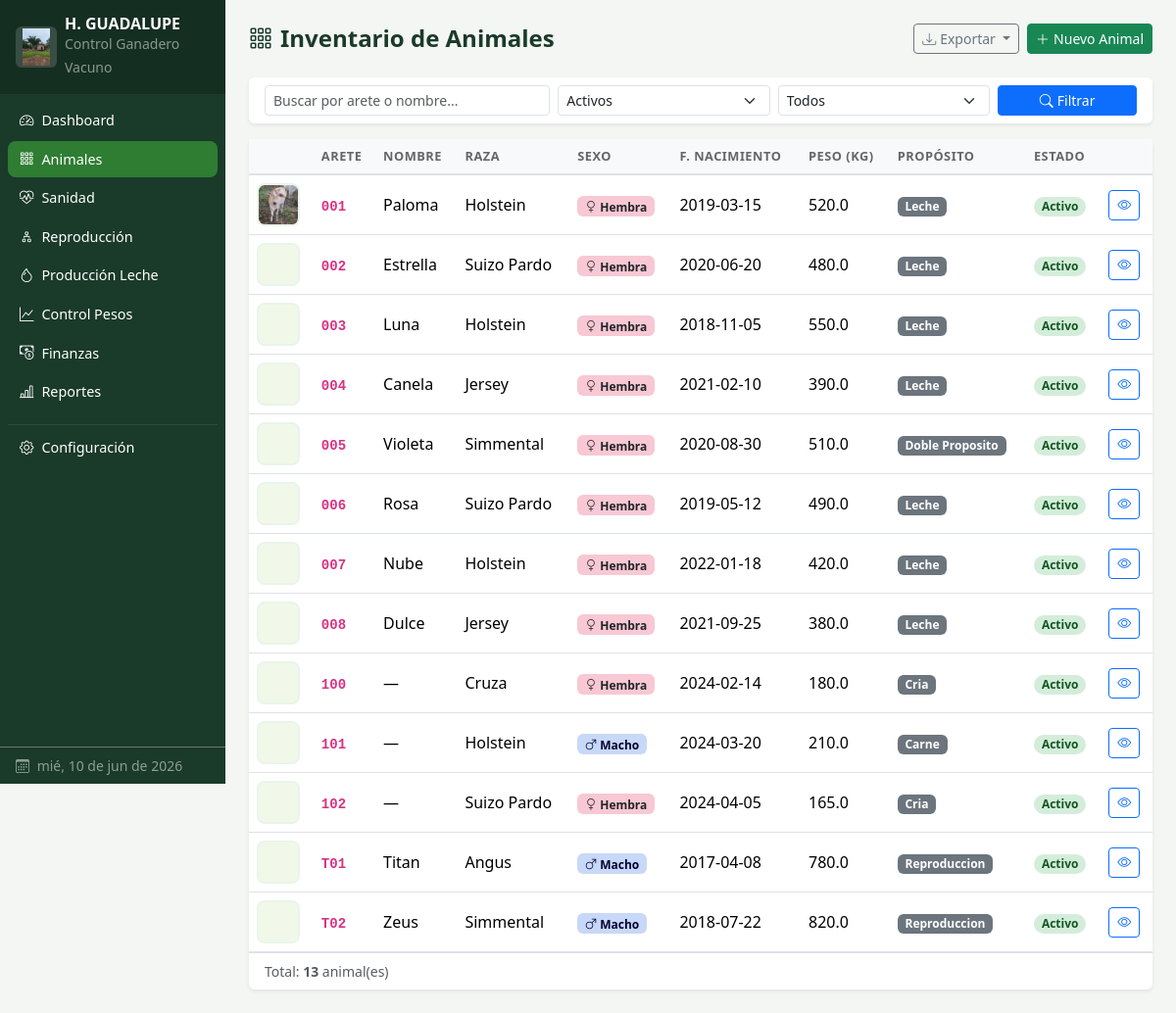
The app's page /animales with its own data.
### tables this page shows
CREATE TABLE configuracion (
            clave TEXT PRIMARY KEY,
            valor TEXT DEFAULT ''
        );

CREATE TABLE animales (
            id INTEGER PRIMARY KEY AUTOINCREMENT,
            arete TEXT UNIQUE NOT NULL,
            nombre TEXT,
            raza TEXT NOT NULL,
            sexo TEXT NOT NULL,
            fecha_nacimiento DATE,
            peso_actual REAL,
            madre_id INTEGER,
            padre_arete TEXT,
            estado TEXT DEFAULT 'activo',
            proposito TEXT DEFAULT 'doble_proposito',
            observaciones TEXT,
            fecha_ingreso DATE DEFAULT (date('now')), foto TEXT,
            FOREIGN KEY (madre_id) REFERENCES animales(id)
        );

### app.py (the view)
@app.route('/animales')
def animales():
    conn = get_db()
    filtro_estado = request.args.get('estado', 'activo')
    filtro_sexo = request.args.get('sexo', '')
    buscar = request.args.get('q', '')
    query = "SELECT * FROM animales WHERE estado=?"
    params = [filtro_estado]
    if filtro_sexo:
        query += " AND sexo=?"
        params.append(filtro_sexo)
    if buscar:
        query += " AND (arete LIKE ? OR nombre LIKE ?)"
        params += [f'%{buscar}%', f'%{buscar}%']
    query += " ORDER BY arete"
    lista = conn.execute(query, params).fetchall()
    madres = conn.execute("SELECT id, arete, nombre FROM animales WHERE sexo='hembra'").fetchall()
    conn.close()
    return render_template('animales.html', animales=lista, madres=madres,
                           filtro_estado=filtro_estado, filtro_sexo=filtro_sexo, buscar=buscar)

### app.py (called while the page is built)
def get_db():
    conn = sqlite3.connect(DATABASE)
    conn.row_factory = sqlite3.Row
    return conn

def get_config():
    try:
        conn = get_db()
        cfg = {r['clave']: r['valor']
               for r in conn.execute("SELECT clave, valor FROM configuracion").fetchall()}
        conn.close()
        return cfg
    except Exception:
        return {}

@app.context_processor
def inject_config():
    return {'cfg': get_config()}

### templates/animales.html (shortened to what this page needs)
{% extends 'base.html' %}
{% block content %}
<div class="page-header">
  <h4><i class="bi bi-grid-3x3-gap me-2"></i>Inventario de Animales</h4>
  <div class="d-flex gap-2">
    <div class="btn-group">
      <button type="button" class="btn btn-outline-secondary btn-sm dropdown-toggle" data-bs-toggle="dropdown">
        <i class="bi bi-download me-1"></i>Exportar
      </button>
    </div>
    <button class="btn btn-success btn-sm" data-bs-toggle="modal" data-bs-target="#modalNuevo">
      <i class="bi bi-plus-lg me-1"></i>Nuevo Animal
    </button>
  </div>
</div>
<div class="card border-0 shadow-sm mb-3">
  <div class="card-body py-2">
    <form method="get" class="row g-2 align-items-end">
      <div class="col-sm-4">
        <input type="text" name="q" class="form-control form-control-sm" placeholder="Buscar por arete o nombre..." value="{{ buscar }}">
      </div>
      <div class="col-sm-3">
        <select name="estado" class="form-select form-select-sm">
          <option value="activo" {% if filtro_estado=='activo' %}selected{% endif %}>Activos</option>
        </select>
      </div>
      <div class="col-sm-3">
        <select name="sexo" class="form-select form-select-sm">
          <option value="">Todos</option>
        </select>
      </div>
      <div class="col-sm-2">
        <button type="submit" class="btn btn-sm btn-primary w-100">
          <i class="bi bi-search me-1"></i>Filtrar
        </button>
      </div>
    </form>
  </div>
</div>
<div class="card border-0 shadow-sm">
  <div class="card-body p-0">
    <div class="table-responsive">
      <table class="table table-hover align-middle mb-0">
        <thead>
          <tr>
            <th></th>
            <th>Arete</th>
            <th>Nombre</th>
            <th>Raza</th>
            <th>Sexo</th>
            <th>F. Nacimiento</th>
            <th>Peso (kg)</th>
            <th>Propósito</th>
            <th>Estado</th>
            <th></th>
          </tr>
        </thead>
        <tbody>
          {% for a in animales %}
          <tr>
            <td class="ps-2">
              {% if a['foto'] %}
                <img src="{{ url_for('static', filename='uploads/' + a['foto']) }}"
                     alt="Foto" class="animal-thumb">
              {% else %}
                <div class="animal-thumb-placeholder">
                </div>
              {% endif %}
            </td>
            <td><code class="fw-bold">{{ a['arete'] }}</code></td>
            <td>{{ a['nombre'] or '—' }}</td>
            <td>{{ a['raza'] }}</td>
            <td>
              {% if a['sexo'] == 'hembra' %}
                <span class="badge bg-pink text-dark" style="background:#f8c8d4!important">
                  <i class="bi bi-gender-female"></i> Hembra
                </span>
              {% else %}
                <span class="badge" style="background:#c8d8f8;color:#003">
                  <i class="bi bi-gender-male"></i> Macho
                </span>
              {% endif %}
            </td>
            <td>{{ a['fecha_nacimiento'] or '—' }}</td>
            <td>{{ "%.1f"|format(a['peso_actual']) if a['peso_actual'] else '—' }}</td>
            <td><span class="badge bg-secondary">{{ a['proposito']|replace('_',' ')|title }}</span></td>
            <td>
              <span class="badge badge-{{ a['estado'] }} px-2 py-1 rounded-pill">
                {{ a['estado']|title }}
              </span>
            </td>
            <td>
              <a href="{{ url_for('detalle_animal', animal_id=a['id']) }}"
                 class="btn btn-sm btn-outline-primary">
                <i class="bi bi-eye"></i>
              </a>
            </td>
          </tr>
          {% else %}
          <tr>
            <td colspan="9" class="text-center text-muted py-4">
              No se encontraron animales con los filtros aplicados.
            </td>
          </tr>
          {% endfor %}
        </tbody>
      </table>
    </div>
    <div class="px-3 py-2 text-muted small border-top">
      Total: <strong>{{ animales | length }}</strong> animal(es)
    </div>
  </div>
</div>
{% endblock %}

### templates/base.html (shortened to what this page needs)
<!DOCTYPE html>
<html lang="es">
<head>
  <link rel="stylesheet" href="https://cdn.jsdelivr.net/npm/bootstrap@5.3.3/dist/css/bootstrap.min.css">
  <link rel="stylesheet" href="https://cdn.jsdelivr.net/npm/bootstrap-icons@1.11.3/font/bootstrap-icons.css">
  <link rel="stylesheet" href="{{ url_for('static', filename='css/style.css') }}">
</head>
<body>
<nav id="sidebar" class="d-flex flex-column bg-sidebar text-white p-0">
  <div class="sidebar-brand d-flex align-items-center px-3 py-3">
    {% if cfg.get('logo_archivo') %}
      <img src="{{ url_for('static', filename='uploads/' + cfg.get('logo_archivo')) }}"
           alt="Logo" class="sidebar-logo me-2">
    {% else %}
      <i class="bi bi-cow fs-3 me-2 flex-shrink-0"></i>
    {% endif %}
    <div style="min-width:0">
      <div class="fw-bold lh-1 text-truncate" style="max-width:155px"
           title="{{ cfg.get('nombre_hacienda','Mi Rancho') }}">
        {{ cfg.get('nombre_hacienda', 'Mi Rancho') }}
      </div>
      <small class="text-white-50">Control Ganadero Vacuno</small>
    </div>
  </div>
  <ul class="nav flex-column px-2 mt-2 flex-grow-1">
    <li class="nav-item">
      <a href="{{ url_for('dashboard') }}"
         class="nav-link text-white {% if request.endpoint=='dashboard' %}active{% endif %}">
        <i class="bi bi-speedometer2 me-2"></i>Dashboard
      </a>
    </li>
    <li class="nav-item">
      <a href="{{ url_for('animales') }}"
         class="nav-link text-white {% if request.endpoint in ['animales','detalle_animal'] %}active{% endif %}">
        <i class="bi bi-grid-3x3-gap me-2"></i>Animales
      </a>
    </li>
    <li class="nav-item">
      <a href="{{ url_for('salud') }}"
         class="nav-link text-white {% if request.endpoint=='salud' %}active{% endif %}">
        <i class="bi bi-heart-pulse me-2"></i>Sanidad
      </a>
    </li>
    <li class="nav-item">
      <a href="{{ url_for('reproduccion') }}"
         class="nav-link text-white {% if request.endpoint=='reproduccion' %}active{% endif %}">
        <i class="bi bi-diagram-2 me-2"></i>Reproducción
      </a>
    </li>
    <li class="nav-item">
      <a href="{{ url_for('produccion') }}"
         class="nav-link text-white {% if request.endpoint=='produccion' %}active{% endif %}">
        <i class="bi bi-droplet me-2"></i>Producción Leche
      </a>
    </li>
    <li class="nav-item">
      <a href="{{ url_for('pesos') }}"
         class="nav-link text-white {% if request.endpoint=='pesos' %}active{% endif %}">
        <i class="bi bi-graph-up me-2"></i>Control Pesos
      </a>
    </li>
    <li class="nav-item">
      <a href="{{ url_for('finanzas') }}"
         class="nav-link text-white {% if request.endpoint=='finanzas' %}active{% endif %}">
        <i class="bi bi-cash-coin me-2"></i>Finanzas
      </a>
    </li>
    <li class="nav-item">
      <a href="{{ url_for('reportes') }}"
         class="nav-link text-white {% if request.endpoint=='reportes' %}active{% endif %}">
        <i class="bi bi-bar-chart-line me-2"></i>Reportes
      </a>
    </li>
    <li class="nav-item mt-2">
      <hr class="border-secondary my-1">
    </li>
    <li class="nav-item">
      <a href="{{ url_for('configuracion') }}"
         class="nav-link text-white {% if request.endpoint=='configuracion' %}active{% endif %}">
        <i class="bi bi-gear me-2"></i>Configuración
      </a>
    </li>
  </ul>
  <div class="px-3 py-2 text-white-50 small border-top border-secondary">
    <i class="bi bi-calendar3 me-1"></i>
    <span id="fecha-hoy"></span>
  </div>
</nav>
<div id="main-content">
  <div class="content-wrapper p-3 p-md-4">
    {% block content %}{% endblock %}
  </div>
</div>
</body>
</html>

### static/css/style.css (style rules this page uses)
:root { --sidebar-width: 230px; --sidebar-bg: #1a3a2a; --accent: #2e7d32; --accent-light: #4caf50; }
body { display: flex; min-height: 100vh; background: #f4f6f4; font-family: 'Segoe UI', system-ui, sans-serif; }
#sidebar { width: var(--sidebar-width); min-height: 100vh; background: var(--sidebar-bg); position: fixed; top: 0; left: 0; z-index: 1000; transition: transform .25s ease; }
.sidebar-brand { background: rgba(0,0,0,.2); }
#sidebar .nav-link { border-radius: 8px; padding: .5rem .75rem; margin-bottom: 2px; font-size: .9rem; transition: background .15s; }
#sidebar .nav-link:hover, #sidebar .nav-link.active { background: var(--accent); }
#main-content { margin-left: var(--sidebar-width); flex: 1; min-width: 0; }
.content-wrapper { max-width: 1400px; }
.table th { background: #f8f9fa; font-size: .8rem; text-transform: uppercase; letter-spacing: .04em; color: #666; border-bottom: 2px solid #dee2e6; }
.badge-activo { background: #d4edda; color: #155724; }
.page-header { display: flex; align-items: center; justify-content: space-between; margin-bottom: 1.5rem; flex-wrap: wrap; gap: .5rem; }
.page-header h4 { margin: 0; font-weight: 700; color: #1a3a2a; }
.animal-thumb { width: 44px; height: 44px; object-fit: cover; border-radius: 8px; border: 2px solid #e8f5e9; vertical-align: middle; }
.animal-thumb-placeholder { width: 44px; height: 44px; border-radius: 8px; background: #f1f8e9; display: inline-flex; align-items: center; justify-content: center; color: #aaa; font-size: 1.2rem; vertical-align: middle; border: 2px solid #e8f5e9; }
.sidebar-logo { width: 42px; height: 42px; object-fit: contain; flex-shrink: 0; border-radius: 6px; background: rgba(255,255,255,.15); padding: 2px; }

### records on screen
configuracion: valor (picture)
configuracion: get "H. GUADALUPE"
animales: foto (picture), arete "001", nombre "Paloma", raza "Holstein", sexo "hembra" (drawn), fecha_nacimiento "2019-03-15", peso_actual "520.0", proposito "Leche", estado "Activo"
animales: arete "002", nombre "Estrella", raza "Suizo Pardo", sexo "hembra" (drawn), fecha_nacimiento "2020-06-20", peso_actual "480.0", proposito "Leche", estado "Activo"
animales: arete "003", nombre "Luna", raza "Holstein", sexo "hembra" (drawn), fecha_nacimiento "2018-11-05", peso_actual "550.0", proposito "Leche", estado "Activo"
animales: arete "004", nombre "Canela", raza "Jersey", sexo "hembra" (drawn), fecha_nacimiento "2021-02-10", peso_actual "390.0", proposito "Leche", estado "Activo"
animales: arete "005", nombre "Violeta", raza "Simmental", sexo "hembra" (drawn), fecha_nacimiento "2020-08-30", peso_actual "510.0", proposito "Doble Proposito", estado "Activo"
animales: arete "006", nombre "Rosa", raza "Suizo Pardo", sexo "hembra" (drawn), fecha_nacimiento "2019-05-12", peso_actual "490.0", proposito "Leche", estado "Activo"
animales: arete "007", nombre "Nube", raza "Holstein", sexo "hembra" (drawn), fecha_nacimiento "2022-01-18", peso_actual "420.0", proposito "Leche", estado "Activo"
animales: arete "008", nombre "Dulce", raza "Jersey", sexo "hembra" (drawn), fecha_nacimiento "2021-09-25", peso_actual "380.0", proposito "Leche", estado "Activo"
animales: arete "100", a "—", raza "Cruza", sexo "hembra" (drawn), fecha_nacimiento "2024-02-14", peso_actual "180.0", proposito "Cria", estado "Activo"
animales: arete "101", a "—", raza "Holstein", sexo "macho" (drawn), fecha_nacimiento "2024-03-20", peso_actual "210.0", proposito "Carne", estado "Activo"
animales: arete "102", a "—", raza "Suizo Pardo", sexo "hembra" (drawn), fecha_nacimiento "2024-04-05", peso_actual "165.0", proposito "Cria", estado "Activo"
animales: arete "T01", nombre "Titan", raza "Angus", sexo "macho" (drawn), fecha_nacimiento "2017-04-08", peso_actual "780.0", proposito "Reproduccion", estado "Activo"
animales: arete "T02", nombre "Zeus", raza "Simmental", sexo "macho" (drawn), fecha_nacimiento "2018-07-22", peso_actual "820.0", proposito "Reproduccion", estado "Activo"

### other values on screen
{{ animales | length }} "13"
